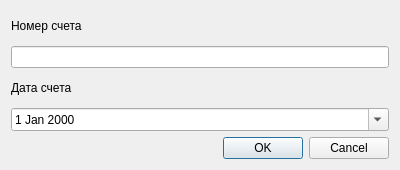
<?xml version="1.0" encoding="UTF-8"?>
<ui version="4.0">
 <class>AccountForm</class>
 <widget class="QDialog" name="AccountForm">
  <property name="geometry">
   <rect>
    <x>0</x>
    <y>0</y>
    <width>400</width>
    <height>170</height>
   </rect>
  </property>
  <property name="windowTitle">
   <string>Счет</string>
  </property>
  <layout class="QVBoxLayout" name="verticalLayout">
   <item>
    <widget class="QLabel" name="label">
     <property name="text">
      <string>Номер счета</string>
     </property>
    </widget>
   </item>
   <item>
    <widget class="QLineEdit" name="edtNumber"/>
   </item>
   <item>
    <widget class="QLabel" name="label_2">
     <property name="text">
      <string>Дата счета</string>
     </property>
    </widget>
   </item>
   <item>
    <widget class="QDateEdit" name="edtDate">
     <property name="calendarPopup">
      <bool>true</bool>
     </property>
    </widget>
   </item>
   <item>
    <widget class="QDialogButtonBox" name="buttonBox">
     <property name="orientation">
      <enum>Qt::Horizontal</enum>
     </property>
     <property name="standardButtons">
      <set>QDialogButtonBox::Cancel|QDialogButtonBox::Ok</set>
     </property>
    </widget>
   </item>
  </layout>
 </widget>
 <resources/>
 <connections>
  <connection>
   <sender>buttonBox</sender>
   <signal>accepted()</signal>
   <receiver>AccountForm</receiver>
   <slot>accept()</slot>
   <hints>
    <hint type="sourcelabel">
     <x>248</x>
     <y>254</y>
    </hint>
    <hint type="destinationlabel">
     <x>157</x>
     <y>274</y>
    </hint>
   </hints>
  </connection>
  <connection>
   <sender>buttonBox</sender>
   <signal>rejected()</signal>
   <receiver>AccountForm</receiver>
   <slot>reject()</slot>
   <hints>
    <hint type="sourcelabel">
     <x>316</x>
     <y>260</y>
    </hint>
    <hint type="destinationlabel">
     <x>286</x>
     <y>274</y>
    </hint>
   </hints>
  </connection>
 </connections>
</ui>
